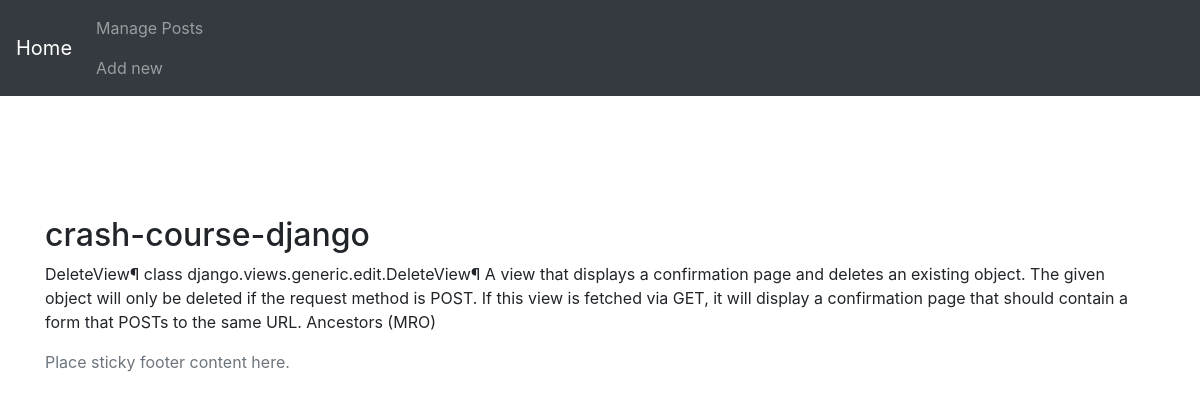
/crash-course-django/, run on the app's committed database.
### core/models.py (models this page shows, shortened)
class Core(models.Model):
    title = models.CharField(max_length=200)
    excerpt = models.TextField()
    author = models.ForeignKey(User, on_delete=models.CASCADE, related_name='core')
    slug = models.SlugField(max_length=100, unique=True)
    updated = models.DateTimeField(auto_now=True)
    published = models.DateTimeField(default=timezone.now)
    class Meta:
        ordering = ['-published']

### core/views.py (the view)
# urls.py: path('<slug:slug>/', views.SingleView.as_view(), name='single'),
class SingleView(DetailView):
    model = Core
    template_name = 'core/single.html'
    context_object_name = 'post'

### core/templates/core/single.html (shortened to what this page needs)
{% extends 'core/base.html' %}
{% block content %}
<div class="container">
    <div class="row">
        <div class="col-12 pt-5">
            <h2 class="pt-5">{{ post.title}}</h2>
            <p>{{ post.excerpt }}</p>
        </div>
    </div>
</div>
{% endblock%}

### data on the page
Core: title "crash-course-django", excerpt "DeleteView¶ class django.views.generic.edit.DeleteView¶ A view that displays a confirmation page and deletes an existing object. The given object will only be deleted if the request method is POST. If this view is fetched via GET, it will display a confirmation page that should contain a form that POSTs to the same URL. Ancestors (MRO)"
